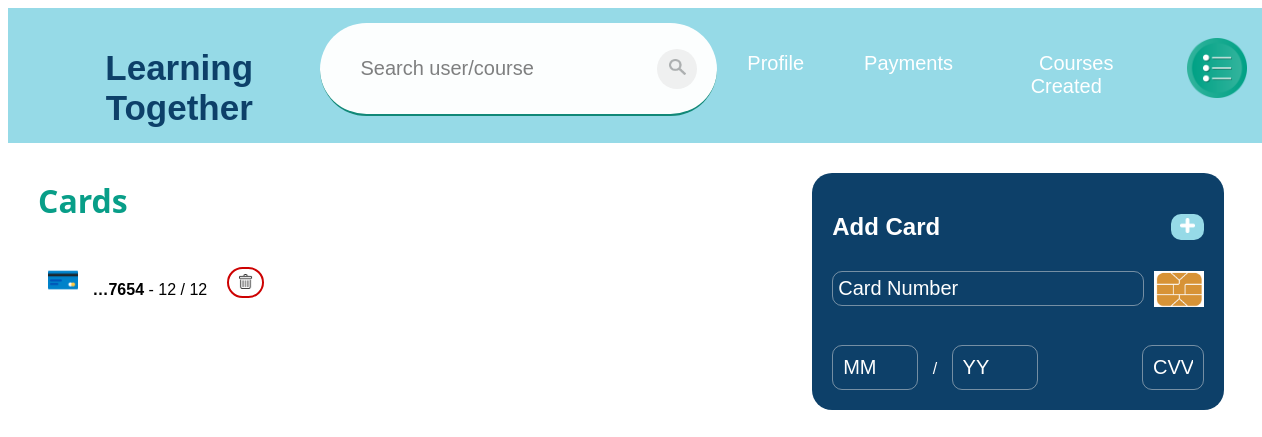
Page /managePaymentDetails (signed in) on the earlier database version.
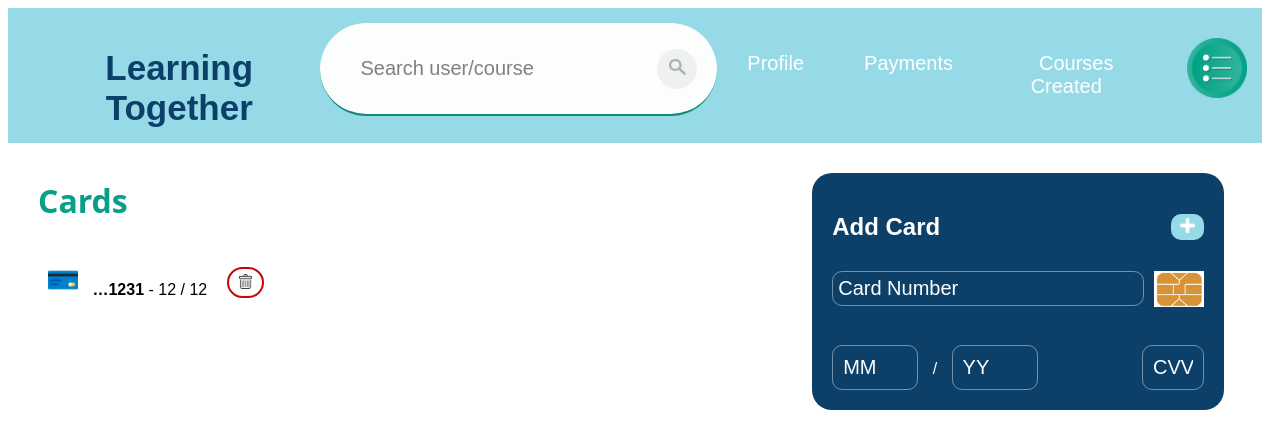
Same page on the later database version.
### app/models.py (models this page shows, shortened)
class PaymentDetails(models.Model):
    privateId = models.ForeignKey(Private, on_delete=models.CASCADE, null=True, blank=True)
    cardNumber = models.CharField(max_length=16)
    expirationMonth = models.SmallIntegerField()
    expirationYear = models.SmallIntegerField()
    cvv = models.SmallIntegerField()

### app/views.py (the view)
# urls.py: path('managePaymentDetails',views.managePaymentDetails,name="managePaymentDetails"),
def managePaymentDetails(request):
    if request.user.is_authenticated:
        profile = models.Profile.objects.filter(userId__exact=request.user.id)
        private = models.Private.objects.filter(profileId__exact=profile[0].id)
        paymentDetails = models.PaymentDetails.objects.filter(
            privateId__exact=private[0].id)
        return render(request, "app/managePaymentDetails.html", {'paymentDetails': paymentDetails, 'thisUser': True, 'userId': request.user.id, 'showOptions': True})
    return redirect('home')

### templates/app/managePaymentDetails.html (shortened to what this page needs)
{% extends 'app/base.html' %}
{% block content %}
{% load static %}
{% include 'app/navBar.html' with thisUser=thisUser userId=userId showOptions=showOptions %}
<div class="paymentDetails">
    <div class="details">
        <h2 class="paymentTitle">Cards</h2>
        {% if not paymentDetails %}
        <p style="color:rgba(0, 0, 0, 0.623)"><b>No Payment Details</b></p>
        {% else %}
        {% for card in paymentDetails %}
        <div class="payment">
            <p>
                <img class="card" src="{% static 'images/' %}card.png">
                <b>{{ card.cardNumber|slice:'::-1'|truncatechars:5|slice:'::-1' }}</b> - {{card.expirationMonth}} / {{card.expirationYear}}
            </p>
            <form style="margin-left: 20px;" method="POST" action="../deletePaymentDetail">
                <button id="deleteButton" class="btnG" type="submit" value="Delete"><img style="width:15px; padding:3px; margin-top: 1px;" src="{% static 'images/' %}garbage.png"></button>
            </form>
        </div>
        {% endfor %}
        {% endif %}
    </div>
    <section class="formContainer">
        <form method="POST" action="../saveNewPaymentDetail">
            <div class="payment">
                <h2>Add Card</h2>
                <button id="submitButton" class="btn" type="submit" ><img class="plus" src="{% static 'images/' %}Whiteplus.png"></button>
            </div>
            <div class="payment">
                <input class="inp" required type="text" maxlength="16" pattern="[0-9]{16}" name="cardNumber" placeholder="Card Number"><br><br>
                <img class="edit" src="{% static 'images/' %}chipCard.png">
            </div>
            <br>
            <input class="date" required type="number" min="1" max="12" name="expirationMonth" placeholder="MM"> /
            <input class="date" required type="number"  min="1" max="99" name="expirationYear" placeholder="YY ">
            <input class="cvv" required type="password" maxlength="3" name="cvv" placeholder="CVV"><br>
        </form>
    </section>
</div>
{% endblock %}

Differences in the rows shown:
no longer on this page (row edited): PaymentDetails: cardNumber "…7654", expirationMonth "12", expirationYear "12"
now on this page (row edited): PaymentDetails: cardNumber "…1231", expirationMonth "12", expirationYear "12"
